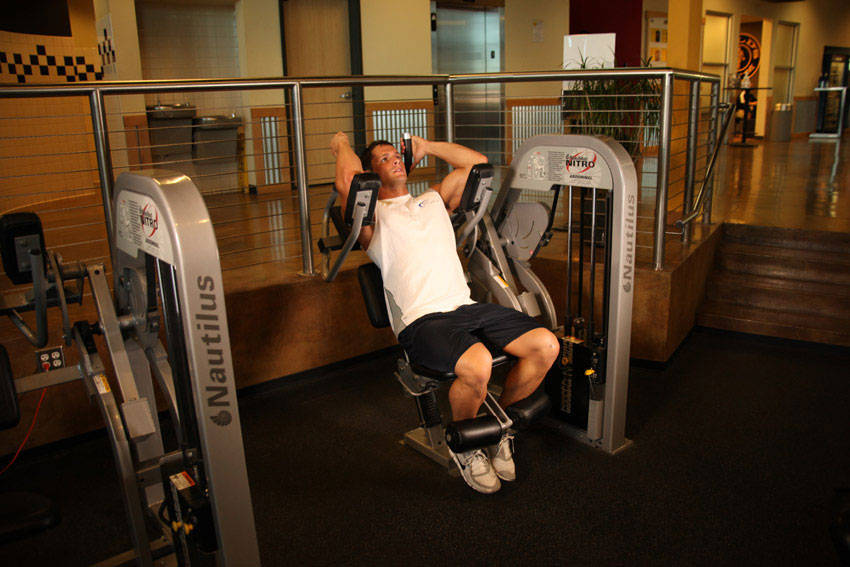
#> input picture data/exercises/Ab_Crunch_Machine/0.jpg, 850 x 567 px
$ python build-legacy-sheet.py --ids ../../data/exercises/Ab_Crunch_Machine
#> lines starting #> are read from the running program, lines starting #| are printed output that depends on the picture
"""Contact sheet of legacy upstream frames (0.jpg / 1.jpg) for catalog audit."""
import argparse
import os
import sys
from PIL import Image, ImageDraw

ROOT = os.path.abspath(os.path.join(os.path.dirname(__file__), "..", "..", "data", "exercises"))
OUT = os.path.join(os.path.dirname(__file__), "qc")
CELL_W = 420
PAD = 10
LABEL = 16


def load(folder, name):
#> called with folder = '../../data/exercises/Ab_Crunch_Machine', name = '0.jpg'
    path = os.path.join(ROOT, folder, name)
    if not os.path.exists(path):
        return None
    im = Image.open(path).convert("RGB")
#> im is the input picture: PIL image 850x567 RGB; mean R, G, B 75.8, 54.3, 33.1
    h = round(im.height * CELL_W / im.width)
#> h = 280
    return im.resize((CELL_W, h))
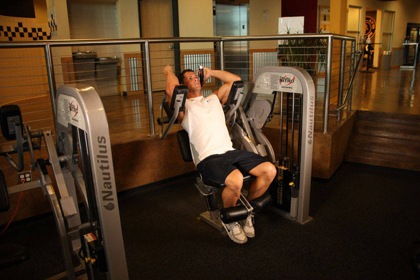
#> returned value: PIL image 420x280 RGB; mean R, G, B 75.8, 54.3, 33.1


def main():
    ap = argparse.ArgumentParser()
    ap.add_argument("--ids", required=True, help="comma separated folder names in data/exercises")
    ap.add_argument("--name", default="legacy-sheet")
    ap.add_argument("--cols", type=int, default=3)
    args = ap.parse_args()

    folders = [f.strip() for f in args.ids.split(",") if f.strip()]
    cells = []
    for f in folders:
        a, b = load(f, "0.jpg"), load(f, "1.jpg")
#> call 2 of load, with folder = '../../data/exercises/Ab_Crunch_Machine', name = '1.jpg'
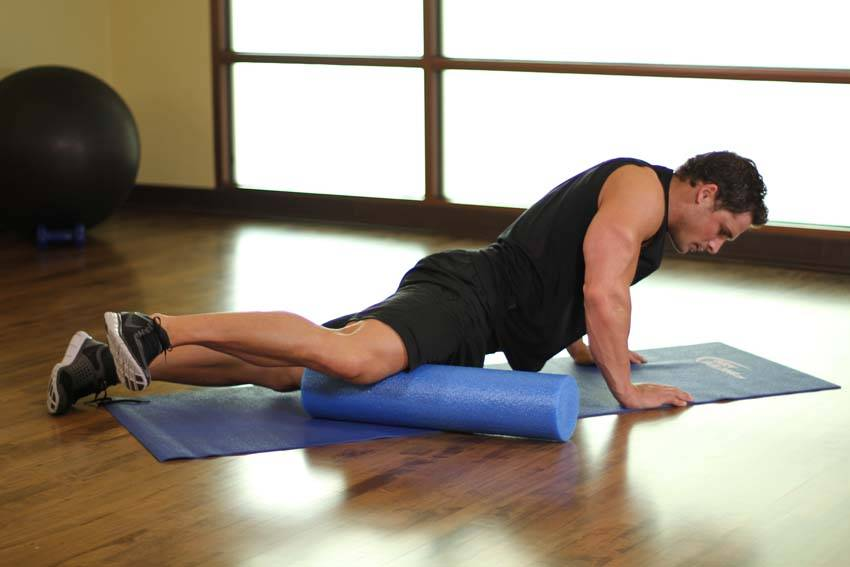
#> input picture data/exercises/Adductor/1.jpg, 850 x 567 px, found by its file name
#> in load, im is the input picture: PIL image 850x567 RGB; mean R, G, B 155.4, 145.7, 133.6
        if a is None and b is None:
            print(f"MISSING {f}", file=sys.stderr)
        cells.append((f, a, b))

    tallest = max([max(a.height if a else 0, b.height if b else 0) for _, a, b in cells] + [1])
#> tallest = 280
    row_h = tallest + LABEL + PAD
#> row_h = 306
    col_w = CELL_W * 2 + PAD
    cols = args.cols
    rows = -(-len(cells) // cols)
#> rows = 1
    sheet = Image.new("RGB", (cols * col_w + PAD, rows * (row_h + LABEL) + PAD), (18, 18, 20))
    d = ImageDraw.Draw(sheet)

    for i, (f, a, b) in enumerate(cells):
        cx = PAD + (i % cols) * col_w
        cy = PAD + (i // cols) * (row_h + LABEL)
        d.text((cx, cy), f, fill=(235, 235, 235))
        y = cy + LABEL
        if a:
            sheet.paste(a, (cx, y))
        else:
            d.rectangle([cx, y, cx + CELL_W, y + row_h - LABEL - PAD], outline=(120, 40, 40))
        if b:
            sheet.paste(b, (cx + CELL_W + PAD, y))
        else:
            d.rectangle([cx + CELL_W + PAD, y, cx + col_w, y + row_h - LABEL - PAD], outline=(120, 40, 40))
#> this loop made 1 pass
#> (f, cx, cy, y) on pass 1: ('../../data/exercises/Ab_Crunch_Machine', 10, 10, 26)
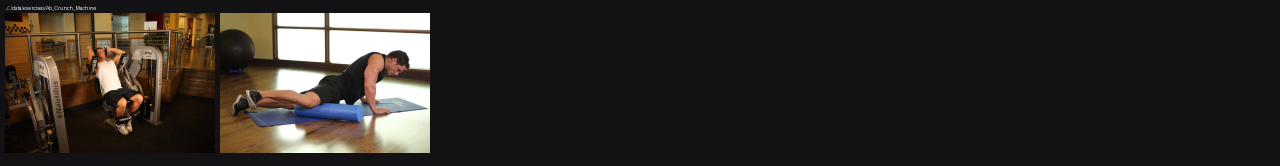
#> sheet: PIL image 2560x332 RGB (shown at 1/2 size); mean R, G, B 45.1, 40.8, 37.6

    os.makedirs(OUT, exist_ok=True)
    dst = os.path.join(OUT, args.name + ".jpg")
    sheet.save(dst, quality=88)
    print(f"{dst} ({sheet.width}x{sheet.height}, {os.path.getsize(dst)//1024} KB)")
#| spark-output/export/qc/legacy-sheet.jpg (2560x332, 67 KB)


if __name__ == "__main__":
    main()
